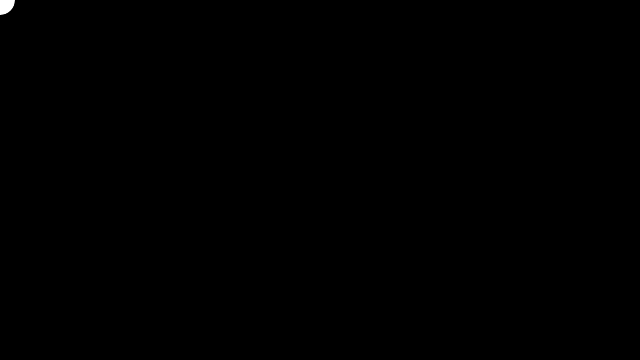
Frame 1 (no input)
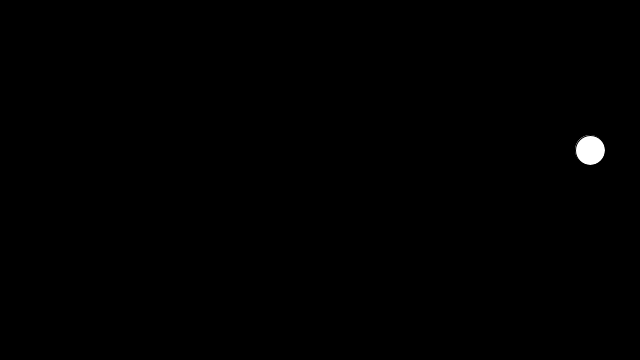
Frame 60 (the mouse pressed at the canvas centre just before this capture)
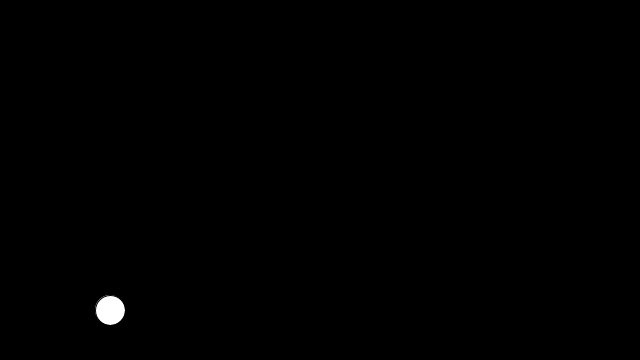
Frame 120 (the mouse held since frame 60 and released just before this capture)

The Processing sketch that drew these frames (run headless with seeded random() and noise(); from frame 60 on, the mouse is pressed at the canvas centre):

// Processing sketch: BouncingBall
// ── BouncingBall.pde
float circleX = 0;
float circleY = 0;
float xspeed = 10;
float yspeed = 10;

void setup()
{
  size(640,360);
}

void draw()
{
  background(0);
  ellipse(circleX,circleY,30,30);
  
  circleX += xspeed;
  circleY += yspeed;
  
  if(circleX > width || circleX <0){
    xspeed = xspeed *-1;
  }
  
   if(circleY > height || circleY <0){
    yspeed = yspeed *-1;
  }
}
